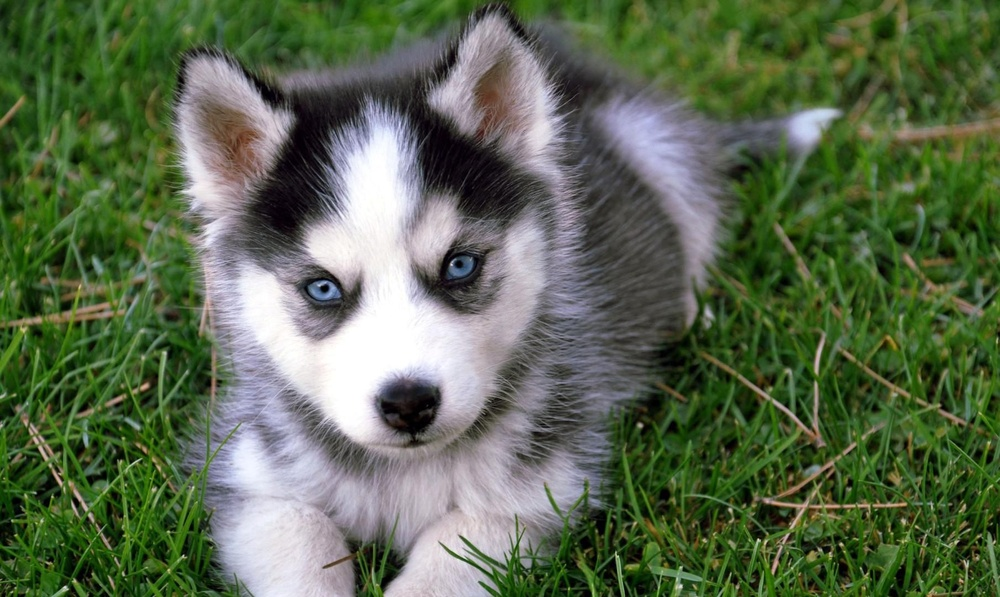
//> input picture zuoye2/test.jpg, 1000 x 597 px, shrunk from 1809 x 1080 before the run
$ ./main   (built with g++ and OpenCV 4)
//> lines starting //> are read from the running program, lines starting //| are printed output that depends on the picture
#include <opencv2/opencv.hpp>
#include <iostream>

using namespace cv;
using namespace std;

int main() {
    // ---------------------------------------------------------
    // 任务1：使用 OpenCV 读取一张测试图片
    // 注意：请确保在 zuoye2 根目录下放了一张名为 test.jpg 的图片
    // ---------------------------------------------------------
    string image_path = "test.jpg";
    Mat img = imread(image_path);
//> img is the input picture: 597 rows x 1000 cols, CV_8UC3; mean B, G, R 78.6, 105.3, 90.7

    if (img.empty()) {
        cout << "❌ 错误：无法读取图片！请检查 zuoye2 文件夹下是否有 test.jpg" << endl;
        return -1;
    }

    // ---------------------------------------------------------
    // 任务2：输出图像基本信息
    // ---------------------------------------------------------
    cout << "✅ 成功读取图片！" << endl;
    cout << "--- 图像基本信息 ---" << endl;
    cout << "宽度 (Width): " << img.cols << " 像素" << endl;
//| 宽度 (Width): 1000 像素
    cout << "高度 (Height): " << img.rows << " 像素" << endl;
//| 高度 (Height): 597 像素
    cout << "通道数 (Channels): " << img.channels() << endl;
//| 通道数 (Channels): 3
    // 在 C++ OpenCV 中，类型是一个整数代号。例如 16 通常代表 CV_8UC3 (8位无符号3通道)
    cout << "数据类型 (Type ID): " << img.type() << endl;
//| 数据类型 (Type ID): 16
    cout << "--------------------" << endl;

    // ---------------------------------------------------------
    // 任务4：转换为灰度图
    // ---------------------------------------------------------
    Mat gray;
    cvtColor(img, gray, COLOR_BGR2GRAY);
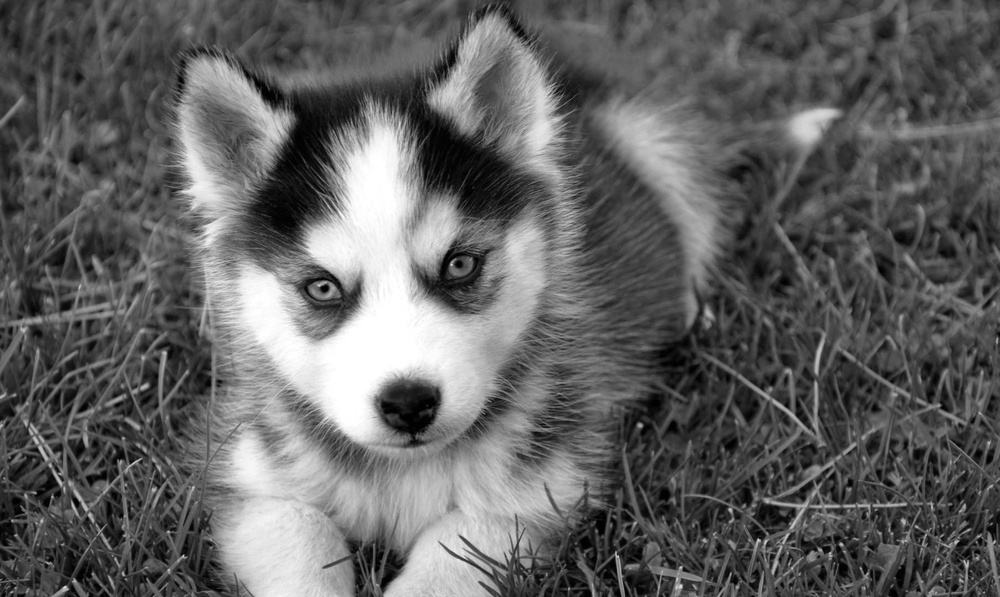
//> gray: 597 rows x 1000 cols, CV_8UC1; min 0, max 255, mean 97.9
    cout << "✅ 已成功转换为灰度图" << endl;

    // ---------------------------------------------------------
    // 任务5：保存处理结果
    // ---------------------------------------------------------
    imwrite("result_gray.jpg", gray);
    cout << "✅ 灰度图已保存为 result_gray.jpg" << endl;

    // ---------------------------------------------------------
    // 任务6：做一个简单操作（C++ 替代 NumPy 的裁剪操作）
    // 我们裁剪图像的左上角 150x150 区域并保存
    // ---------------------------------------------------------
    // 安全检查：防止原图太小导致裁剪越界报错
    int crop_w = min(150, img.cols);
//> crop_w = 150
    int crop_h = min(150, img.rows);
//> crop_h = 150

    // cv::Rect(x起点, y起点, 宽度, 高度)
    Rect roi(0, 0, crop_w, crop_h);
//> roi = Rect(0, 0, 150, 150)
    Mat cropped_img = img(roi); // 提取感兴趣区域 (Region of Interest)
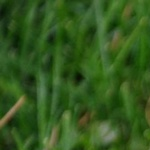
//> cropped_img: 150 rows x 150 cols, CV_8UC3; mean B, G, R 30.2, 87.4, 51

    imwrite("result_crop.jpg", cropped_img);
    cout << "✅ 裁剪图像已保存为 result_crop.jpg" << endl;

    // ---------------------------------------------------------
    // 任务3：显示原图和灰度图
    // ⚠️ WSL 警告：在 Windows 的 WSL 终端中，弹出图形窗口可能会失败或卡住
    // ---------------------------------------------------------
    cout << "\n正在尝试打开窗口显示图片... (如果没反应或报错，请直接按 Ctrl+C 退出)" << endl;
    try {
        imshow("Original Image", img);
        imshow("Grayscale Image", gray);
        cout << "👉 请在弹出的图片窗口上按任意键退出程序..." << endl;
        waitKey(0); // 等待用户按键盘任意键
    } catch (...) {
        cout << "⚠️ 提示：你的 WSL 环境目前不支持直接弹出 GUI 窗口。" << endl;
        cout << "不过别担心，图片已经成功生成并保存在左侧目录中了！" << endl;
    }

    return 0;
}
